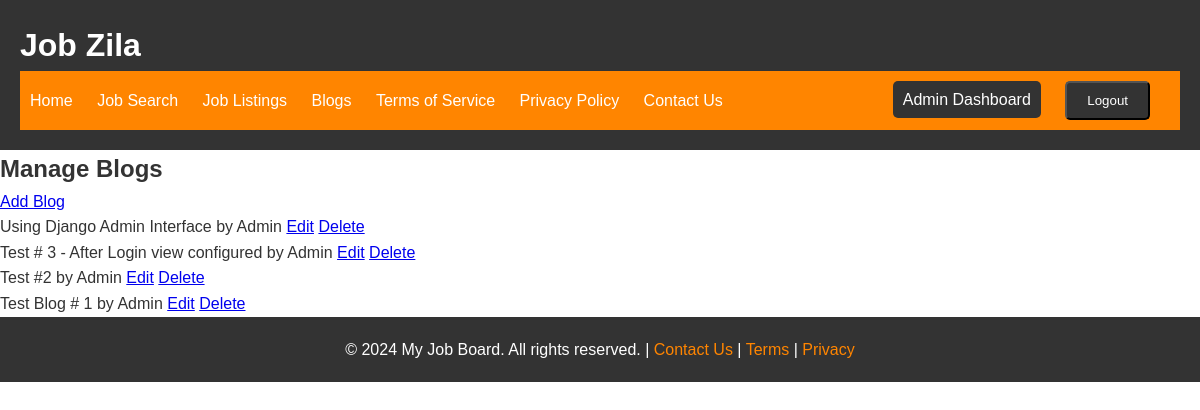
Page /manage-blogs/ (signed in) on the committed database.
### home/models.py (models this page shows, shortened)
class Blog(models.Model):
    title = models.CharField(max_length=200)
    content = models.TextField()
    author = models.ForeignKey(User, on_delete=models.CASCADE)
    created_at = models.DateTimeField(auto_now_add=True)
    class Meta:
        ordering = ['-created_at']

### home/views.py (the view)
# urls.py: path('manage-blogs/', views.manage_blogs, name='manage_blogs'),
@login_required
@admin_required
def manage_blogs(request):
    blogs = Blog.objects.all()
    return render(request, 'home/manage_blogs.html', {'blogs': blogs})

### home/views.py (called while the page is built)
def admin_required(function=None):
    actual_decorator = user_passes_test(lambda u: u.is_superuser)
    if function:
        return actual_decorator(function)
    return actual_decorator

### home/templates/home/manage_blogs.html (shortened to what this page needs)
{% extends 'home/master.html' %}
{% block content %}
<main>
    <section>
        <h2>Manage Blogs</h2>
        <a href="{% url 'add_blog' %}">Add Blog</a>
        <ul>
            {% for blog in blogs %}
        <li>
            {{ blog.title }} by {{ blog.author }}
            <a href="{% url 'edit_blog' blog.id %}">Edit</a>
            <a href="{% url 'delete_blog' blog.id %}">Delete</a>
        </li>
            {% endfor %}
        </ul>
    </section>
</main>
{% endblock %}

### static/css/style.css (style rules this page uses)
* { margin: 0; padding: 0; }
body { font-family: Arial, sans-serif; font-size: 16px; line-height: 1.6; color: #333; }

### rows in the picture
Blog: title "Using Django Admin Interface", author "Admin"
Blog: title "Test # 3 - After Login view configured", author "Admin"
Blog: title "Test #2", author "Admin"
Blog: title "Test Blog # 1", author "Admin"
